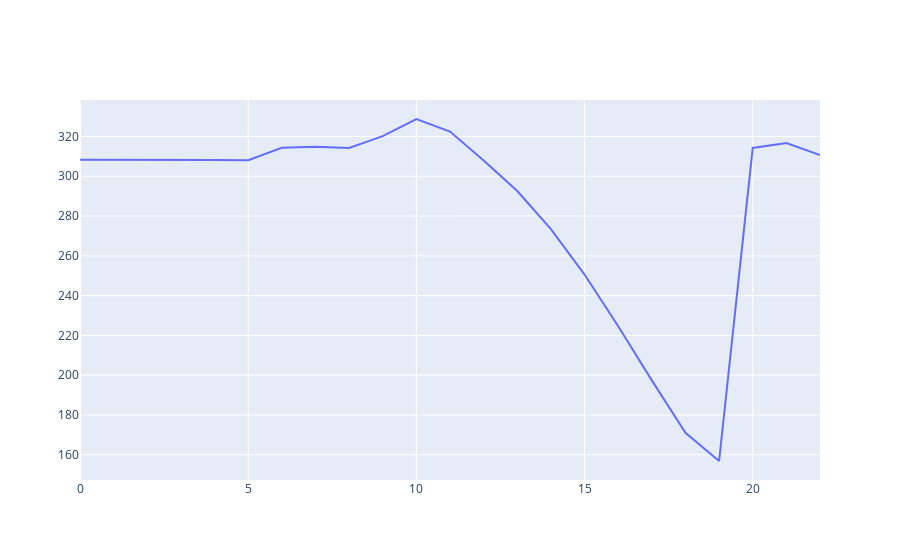

Notebook cell for this chart:
### Code cell
import plotly.graph_objects as go 
import numpy as np
fig = go.Figure()
fig.add_trace(
    go.Scatter(
        x=np.array(range(0,len(actuals_file))),
        y=actuals_file["Pressure_DisplayValue"]
    )
)

fig.show()

### Figure 1 — Plotly figure (JSON) as saved in the notebook; plotly's stock layout.template omitted (floating-point values rounded to 4 significant figures)
{"data": [{"type": "scatter", "x": [0, 1, 2, 3, 4, 5, 6, 7, 8, 9, 10, 11, 12, 13, 14, 15, 16, 17, 18, 19, 20, 21, 22], "y": [308.3, 308.3, 308.4, 308.1, 308.2, 308.1, 314.3, 314.8, 314.2, 320.2, 328.8, 322.5, 308.0, 292.6, 273.4, 250.6, 224.6, 197.4, 171.1, 156.9, 314.3, 316.7, 310.6]}], "layout": {}}
